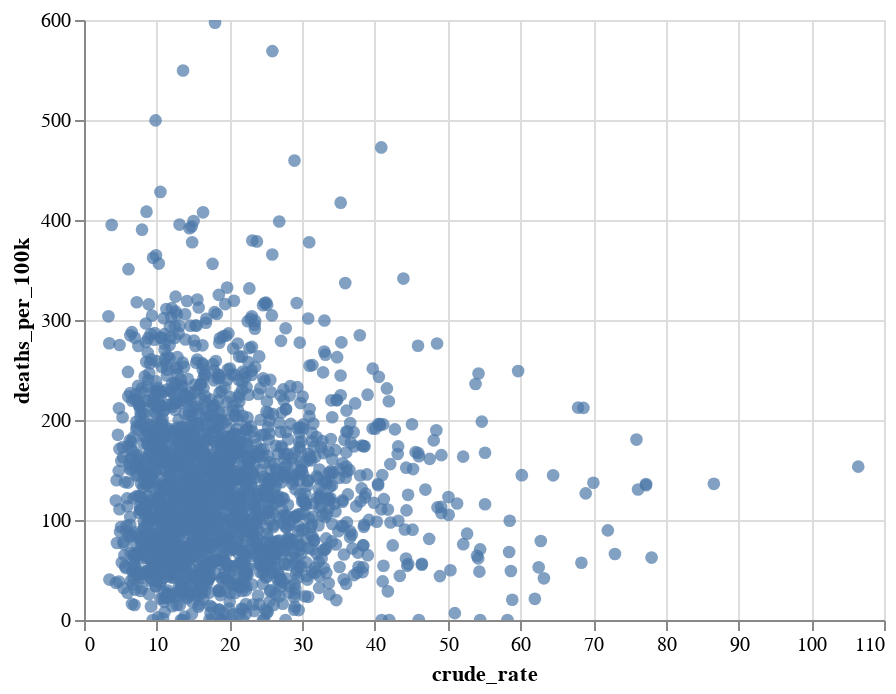

Source (notebook cell):
### Code cell
alt.Chart(df_merge_col).mark_circle(size=40).encode(
    x='crude_rate',
    y='deaths_per_100k',
    
    tooltip=['name', 'st_name','crude_rate', 'deaths_per_100k' ]
).interactive()

### Figure 1 — Vega-Lite specification as saved in the notebook (floating-point values rounded to 4 significant figures; data arrays with more than 128 entries replaced by an {"elided": "..."} marker saying what was removed)
{"config": {"view": {"continuousWidth": 400, "continuousHeight": 300}}, "data": {"name": "data-4fd269c9b40441e83139825c438c20ee"}, "mark": {"type": "circle", "size": 40}, "encoding": {"tooltip": [{"type": "nominal", "field": "name"}, {"type": "nominal", "field": "st_name"}, {"type": "quantitative", "field": "crude_rate"}, {"type": "quantitative", "field": "deaths_per_100k"}], "x": {"type": "quantitative", "field": "crude_rate"}, "y": {"type": "quantitative", "field": "deaths_per_100k"}}, "selection": {"selector001": {"type": "interval", "bind": "scales", "encodings": ["x", "y"]}}, "$schema": "https://vega.github.io/schema/vega-lite/v4.8.1.json", "datasets": {"data-4fd269c9b40441e83139825c438c20ee": {"elided": "3154 records"}}}
